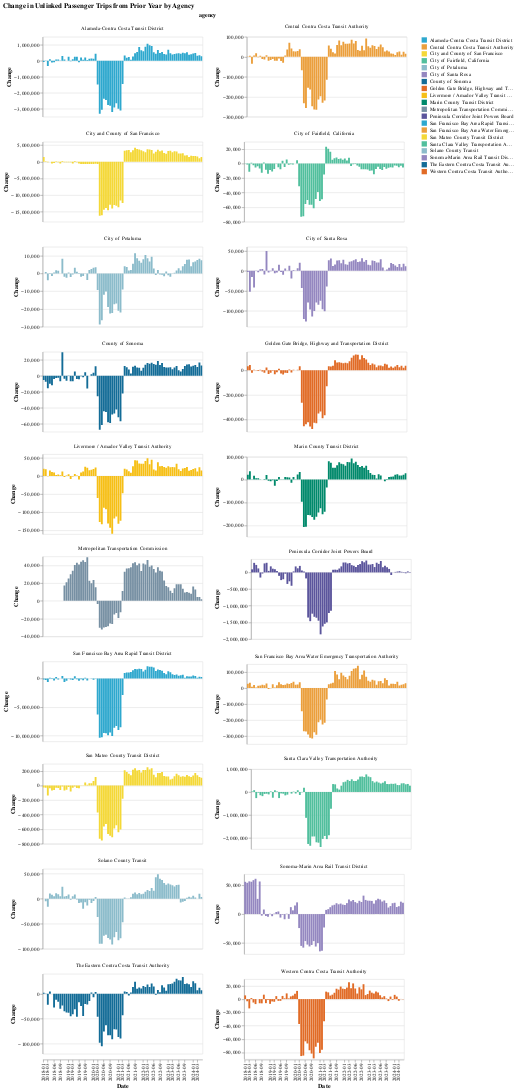

The notebook cell this image was saved under:
### Markdown cell above
Change in Unlinked Passenger Trips from the prior year. For example, July 2023's change would be the change in July 2023's reported values against July 2022's reported values.

### Code cell
make_bar_chart(by_agency_long_no_zero_upt, y_col = "change_1yr", color_col = "agency")

### Figure 1 — Vega-Lite specification as saved in the notebook (floating-point values rounded to 4 significant figures; data arrays with more than 128 entries replaced by an {"elided": "..."} marker saying what was removed)
{"config": {"view": {"continuousWidth": 300, "continuousHeight": 300}}, "data": {"name": "data-24eb8bded592a8acf716e91517f612c3"}, "facet": {"field": "agency", "type": "nominal"}, "spec": {"mark": {"type": "bar"}, "encoding": {"color": {"field": "agency", "scale": {"range": ["#2EA8CE", "#EB9F3C", "#F4D837", "#51BF9D", "#8CBCCB", "#9487C0", "#136C97", "#E16B26", "#F6BF16", "#00896B", "#7790A3", "#5B559C"]}, "title": "", "type": "nominal"}, "tooltip": [{"field": "period_year_month", "type": "nominal"}, {"field": "change_1yr", "type": "quantitative"}, {"field": "agency", "type": "nominal"}, {"field": "RTPA", "type": "nominal"}], "x": {"axis": {"values": ["2018-01", "2018-03", "2018-06", "2018-09", "2019-01", "2019-03", "2019-06", "2019-09", "2020-01", "2020-03", "2020-06", "2020-09", "2021-01", "2021-03", "2021-06", "2021-09", "2022-01", "2022-03", "2022-06", "2022-09", "2023-01", "2023-03", "2023-06", "2023-09", "2024-01", "2024-03"]}, "field": "period_year_month", "title": "Date", "type": "ordinal"}, "y": {"field": "change_1yr", "title": "Change", "type": "quantitative"}}, "height": 150, "name": "view_2", "width": 300}, "columns": 2, "params": [{"name": "param_2", "select": {"type": "interval", "encodings": ["x", "y"]}, "bind": "scales", "views": ["view_2"]}], "resolve": {"scale": {"x": "shared", "y": "independent"}}, "title": "Change in Unlinked Passenger Trips from Prior Year by Agency", "$schema": "https://vega.github.io/schema/vega-lite/v5.17.0.json", "datasets": {"data-24eb8bded592a8acf716e91517f612c3": {"elided": "1530 records"}}}
